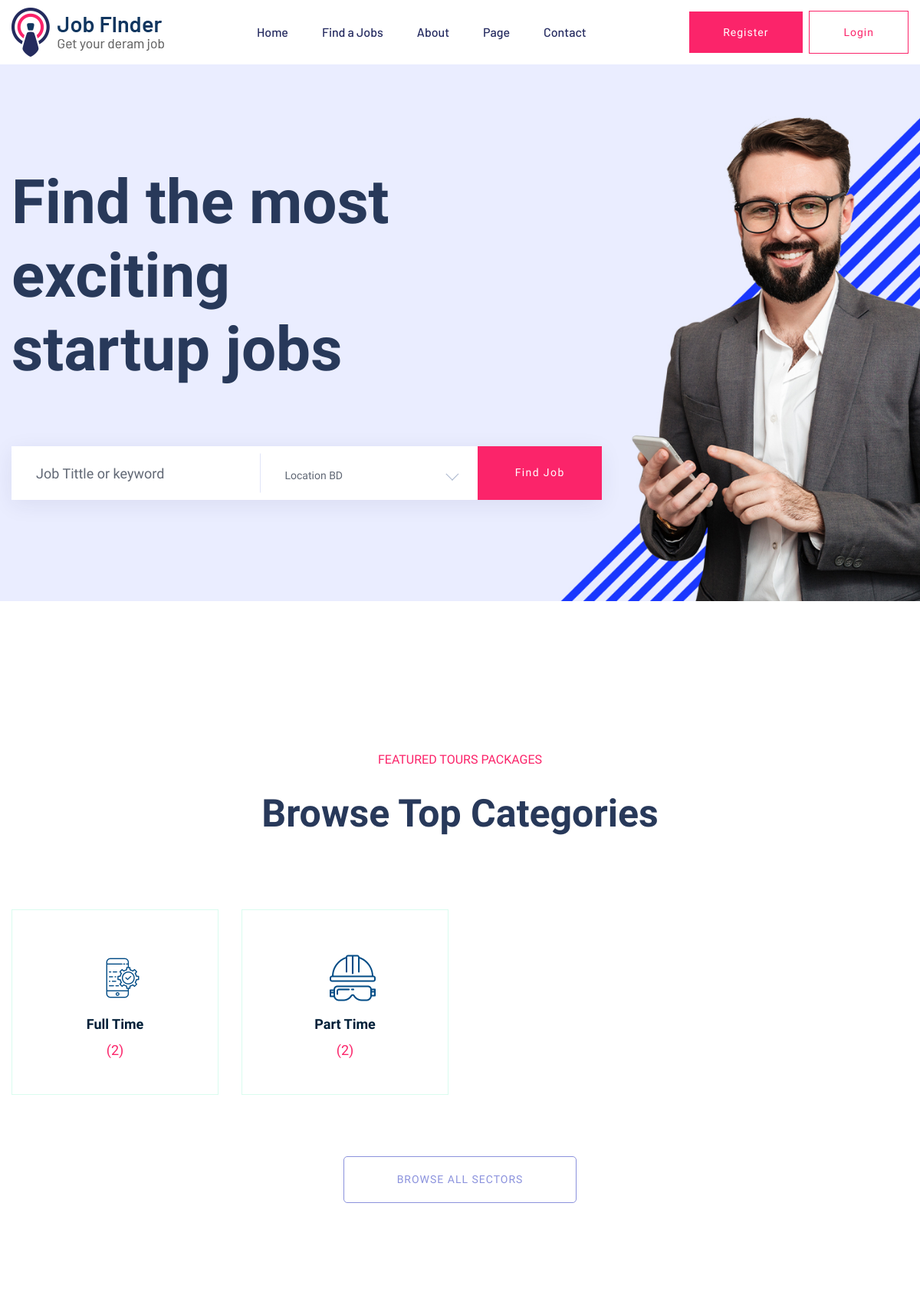
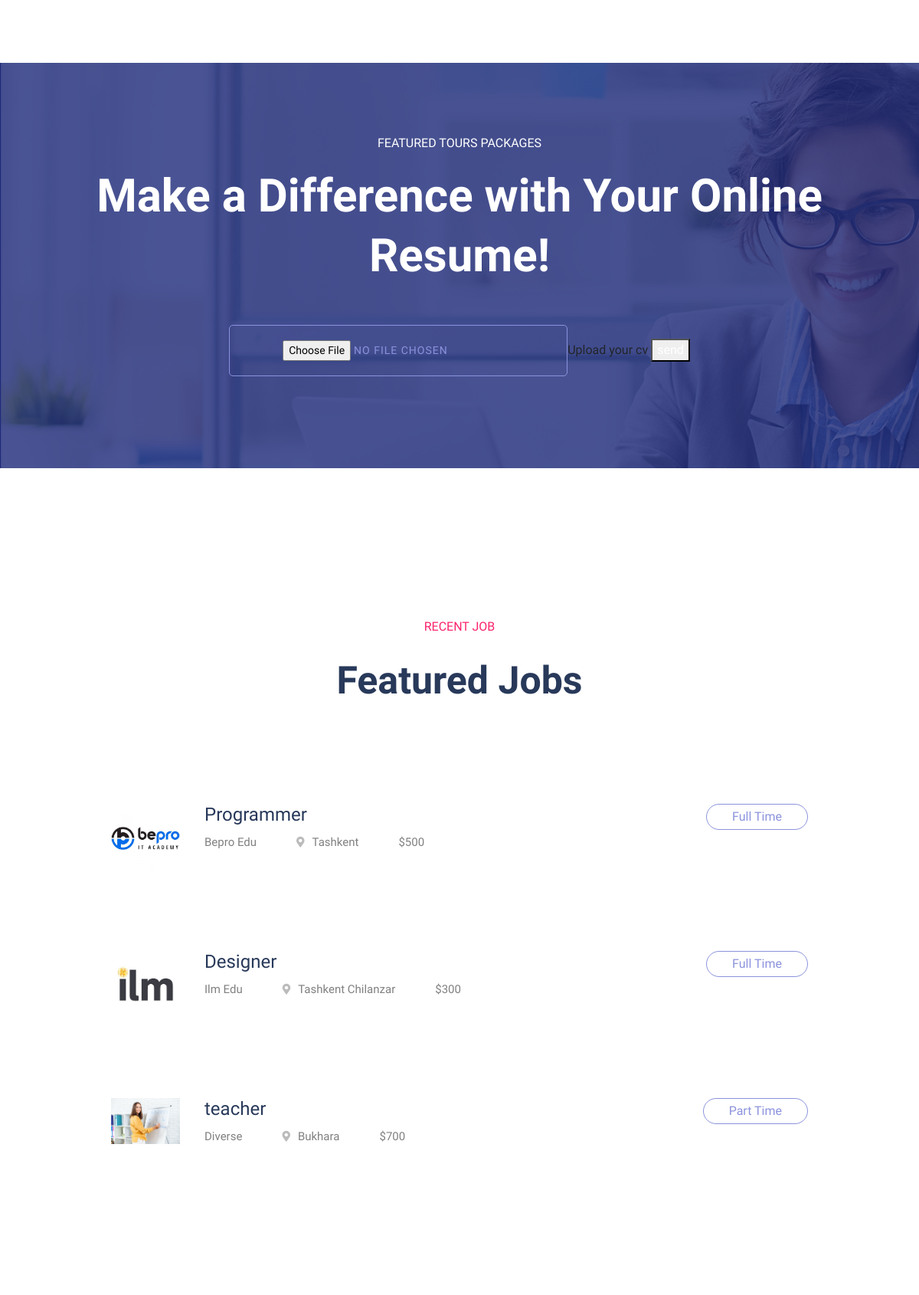
The page / (upper part) on the database its author committed (2 pictures, top to bottom).
### pages/models.py (models this page shows, shortened)
class Category(models.Model):
    category_type_select = (
        ('Design & Creative', 'Design & Creative'),
        ('Design & Development', 'Design & Development'),
        ('Sales & Marketing', 'Sales & Marketing'),
        ('Mobile Application', 'Mobile Application'),
        ('Construction', 'Construction'),
        ('Information Technology', 'Information Technology'),
        ('Real Estate', 'Real Estate'),
        ('Content Writer', 'Content Writer'),
    )
    category_name = models.CharField(max_length=40)
    category_type = models.CharField(choices=category_type_select, max_length=50)
    def __str__(self):
        return self.category_name

class Job(models.Model):
    job_type_select = (
        ('full_time', 'full_time'),
        ('part_time', 'part_time'),
        ('remote', 'remote'),
        ('freelance', 'freelance'),
    )
    job_name = models.CharField(max_length=30)
    company_name = models.CharField(max_length=50)
    location = models.CharField(max_length=255)
    salary = models.PositiveIntegerField()
    job_description = models.TextField()
    skills = models.CharField(max_length=255)
    experience = models.CharField(max_length=255)
    job_about = models.CharField(max_length=255)
    job_category = models.ForeignKey(Category, on_delete=models.CASCADE)
    pub_date = models.DateTimeField('date published', auto_now_add=True)
    phone_number = models.CharField(max_length=20, validators=[RegexValidator(r'^\+?1?\d{9,15}$', message="Telefon raqamini to'g'ri kiriting.")])
    email = models.EmailField()
    company_web_site = models.URLField()
    job_img = models.ImageField(upload_to='images/job_img/')
    job_type = models.CharField(choices=job_type_select, max_length=25)

### pages/views.py (the view)
# urls.py: 2. Add a URL to urlpatterns:  path('', Home.as_view(), name='home')
def Home(request):
    blog_data = News.objects.all()
    category_data = Category.objects.all()
    count_job = Job.objects.values('job_category').distinct().count()
    how_works = How_It_Works.objects.all()[:4]
    featured_jobs = Job.objects.all()
    team_content = Team_About.objects.all()
    what_we = What_We_Are_Doing.objects.all()
    if request.method == "POST":
        file_resume = request.POST.get('file_resume')
        data_resume = Upload_Resume(file_resume=file_resume)
        data_resume.save()
    context = {
        'category_data': category_data,
        'count_job':count_job,
        'how_works':how_works,
        'featured_jobs':featured_jobs,
        'team_content':team_content,
        'what_we':what_we,
        'blog_data':blog_data
    }
    return render(request, 'index.html', context)

### templates/index.html (shortened to what this page needs)
<!doctype html>
<html class="no-js" lang="zxx">
    {% include "header.html" %}
   <body>
    {% include 'navbar.html' %}
    <main>
        <div class="slider-area ">
            <div class="slider-active">
                <div class="single-slider slider-height d-flex align-items-center" data-background="/static/img/hero/h1_hero.jpg">
                    <div class="container">
                        <div class="row">
                            <div class="col-xl-6 col-lg-9 col-md-10">
                                <div class="hero__caption">
                                    <h1>Find the most exciting startup jobs</h1>
                                </div>
                            </div>
                        </div>
                        <div class="row">
                            <div class="col-xl-8">
                                <form action="#" class="search-box">
                                    <div class="input-form">
                                        <input type="text" placeholder="Job Tittle or keyword">
                                    </div>
                                    <div class="select-form">
                                    </div>
                                    <div class="search-form">
                                        <a href="#">Find job</a>
                                    </div>
                                </form>
                            </div>
                        </div>
                    </div>
                </div>
            </div>
        </div>
        <div class="our-services section-pad-t30">
            <div class="container">
                <div class="row">
                    <div class="col-lg-12">
                        <div class="section-tittle text-center">
                            <span>FEATURED TOURS Packages</span>
                            <h2>Browse Top Categories </h2>
                        </div>
                    </div>
                </div>
                <div class="row d-flex justify-contnet-center">
                    {% for x in category_data %}
                    <div class="col-xl-3 col-lg-3 col-md-4 col-sm-6">
                        <div class="single-services text-center mb-30">
                            <div class="services-ion">
                                {% if x.category_type == "Design & Creativ" %}
                                <span class="flaticon-tour"></span>
                                {% elif x.category_type == "Design & Development" %}
                                <span class="flaticon-cms"></span>
                                {% elif x.category_type == "Sales & Marketing" %}
                                <span class="flaticon-report"></span>
                                {% elif x.category_type == "Mobile Application" %}
                                <span class="flaticon-app"></span>
                                {% elif x.category_type == "Construction" %}
                                <span class="flaticon-helmet"></span>
                                {% elif x.category_type == "Information Technology" %}
                                <span class="flaticon-high-tech"></span>
                                {% elif x.category_type == "Real Estate" %}
                                <span class="flaticon-real-estate"></span>
                                {% elif x.category_type == "Content Writer" %}
                                <span class="flaticon-content"></span>
                                {% endif %}
                            </div>
                            <div class="services-cap">
                               <h5><a href="job_listing.html">{{x.category_name}} </a></h5>
                                <span>({{count_job}})</span>
                            </div>
                        </div>
                    </div>
                    {% endfor %}
                </div>
                <div class="row">
                    <div class="col-lg-12">
                        <div class="browse-btn2 text-center mt-50">
                            <a href="job_listing.html" class="border-btn2">Browse All Sectors</a>
                        </div>
                    </div>
                </div>
            </div>
        </div>
         <div class="online-cv cv-bg section-overly pt-90 pb-120"  data-background="/static/img/gallery/cv_bg.jpg">
            <div class="container">
                <div class="row justify-content-center">
                    <div class="col-xl-10">
                        <div class="cv-caption text-center">
                            <p class="pera1">FEATURED TOURS Packages</p>
                            <p class="pera2"> Make a Difference with Your Online Resume!</p>
                            <form method="post">
                                <input type="file" name="file_resume" class="border-btn2 border-btn4">Upload your cv</input>
                                <button type="submit">send</button>
                            </form>
                        </div>
                    </div>
                </div>
            </div>
        </div>
        <section class="featured-job-area feature-padding">
            <div class="container">
                <div class="row">
                    <div class="col-lg-12">
                        <div class="section-tittle text-center">
                            <span>Recent Job</span>
                            <h2>Featured Jobs</h2>
                        </div>
                    </div>
                </div>
                <div class="row justify-content-center">
                    <div class="col-xl-10">
                        {% for x in featured_jobs %}
                        <div class="single-job-items mb-30">
                            <div class="job-items">
                                <div class="company-img">
                                    <a href="job_details.html"><img src="{{x.job_img.url}}" width="90px" alt=""></a>
                                </div>
                                <div class="job-tittle">
                                    <a href="job_details.html"><h4>{{x.job_name}}</h4></a>
                                    <ul>
                                        <li>{{x.company_name}}</li>
                                        <li><i class="fas fa-map-marker-alt"></i>{{x.location}}</li>
                                        <li>${{x.salary}}</li>
                                    </ul>
                                </div>
                            </div>
                            <div class="items-link f-right">
                                <a href="job_details.html">{{x.job_category}}</a>
                            </div>
                        </div>
                        {% endfor %}
                    </div>
                </div>
            </div>
        </section>
    </main>
    </body>
</html>

### rows shown on the page
Category: category_name "Full Time", count_job "2"
Category: category_type "Construction" (drawn), category_name "Part Time", id "2"
Job: job_img (picture), job_name "Programmer", company_name "Bepro Edu", location "Tashkent", salary "500", job_category "Full Time"
Job: job_img (picture), job_name "Designer", company_name "Ilm Edu", location "Tashkent Chilanzar", salary "300", job_category "Full Time"
Job: job_img (picture), job_name "teacher", company_name "Diverse", location "Bukhara", salary "700", job_category "Part Time"
